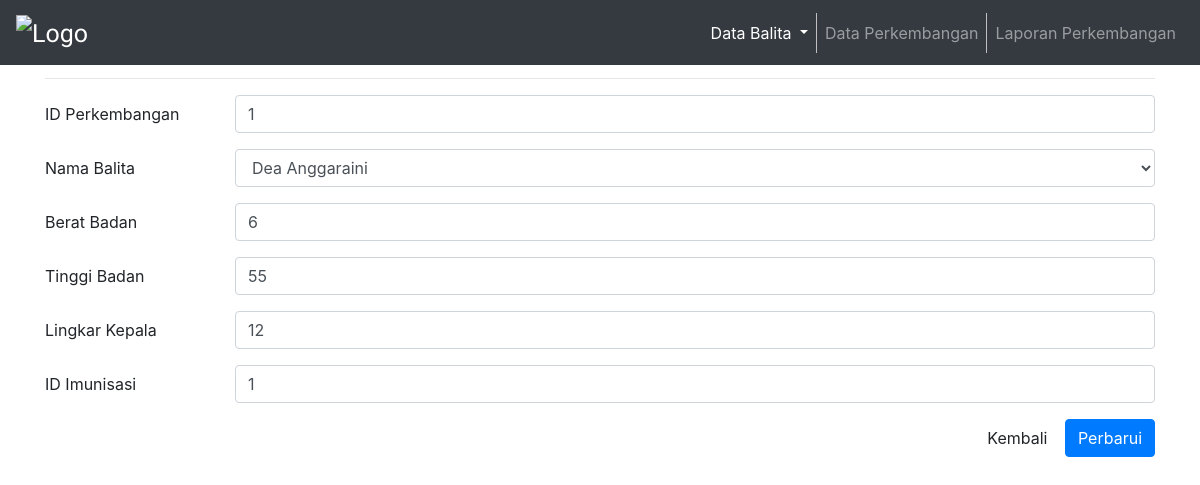
Screenshot of /admin/proses/edit-perkembangan.php?idperkembangan=1 with the database file from the repository.
### tables this page shows
CREATE TABLE `perkembangan` (
  `idperkembangan` int(5) NOT NULL,
  `idbalita` int(5) NOT NULL,
  `berat_badan` double NOT NULL,
  `tinggi_badan` double NOT NULL,
  `lingkar_kepala` double NOT NULL,
  `id_imunisasi` int(5) NOT NULL,
  `lingkar_perut` double NOT NULL
);

### admin/proses/edit-perkembangan.php (the view, shortened to what this page needs)
<?php
	include('../koneksi.php');
?>
<!DOCTYPE html>
<html lang="en">
<head>
    <link rel="stylesheet" href="https://maxcdn.bootstrapcdn.com/bootstrap/4.5.2/css/bootstrap.min.css">
    <link rel="stylesheet" href="https://cdnjs.cloudflare.com/ajax/libs/font-awesome/4.7.0/css/font-awesome.min.css">
</head>
<body>
    <nav class="navbar navbar-expand-md bg-dark navbar-dark fixed-top">
        <a class="navbar-brand">
            <img src="http://indihealth.com/indihealthcom/assets/images/products/5acf891ba61c4.png" alt="Logo"
                style="width:150px;"></a>
        <div class="collapse navbar-collapse" id="collapsibleNavbar">
            <ul class="navbar-nav ml-auto">
                <li class="nav-item dropdown active">
                    <a class="nav-link dropdown-toggle" href="#" id="navbarDropdown" role="button"
                        data-toggle="dropdown" aria-haspopup="true" aria-expanded="false">
                        Data Balita
                    </a>
                </li>
                <li class="nav-item">
                    <a class="nav-link" href="../index-perkembangan.php">Data Perkembangan</a>
                </li>
                <li class="nav-item">
                    <a class="nav-link" href="../laporan-perkembangan.php">Laporan Perkembangan</a>
                </li>
            </ul>
        </div>
    </nav>
    <br>
    <div class="container">
        <h2>Edit Data Perkembangan Balita</h2>
        <hr>
        <?php
		if(isset($_GET['idperkembangan'])){
			$idperkembangan = $_GET['idperkembangan'];
			$select = mysqli_query($koneksi, "SELECT * FROM perkembangan WHERE idperkembangan='$idperkembangan'") or die(mysqli_error($koneksi));
			if(mysqli_num_rows($select) == 0){
				echo '<div class="alert alert-warning">ID tidak ada dalam database.</div>';
				exit();
			}else{
				$data = mysqli_fetch_assoc($select);
			}
		}
		?>
        <form action="edit-perkembangan.php?idperkembangan=<?php echo $idperkembangan; ?>" method="post"
            autocomplete="off">
            <div class="form-group row">
                <label class="col-sm-2 col-form-label">ID Perkembangan</label>
                <div class="col-sm-10">
                    <input type="text" name="idperkembangan" class="form-control"
                        value="<?php echo $data['idperkembangan']; ?>" required>
                </div>
            </div>
            <div class="form-group row">
                <label class="col-sm-2 col-form-label">Nama Balita</label>
                <div class="col-sm-10">
                    <select id="idbalita" class="form-control" name="idbalita">
                        <?php
							$sql = mysqli_query($koneksi,"SELECT * FROM balita");
							while ($result = mysqli_fetch_array($sql)) {
						?>
                        <option value="<?php echo $result['idbalita'] ?>"><?php echo $result['nama_balita'] ?></option>
                        <?php } ?>
                    </select>
                </div>
            </div>
            <div class="form-group row">
                <label class="col-sm-2 col-form-label">Berat Badan</label>
                <div class="col-sm-10">
                    <input type="text" name="berat_badan" class="form-control"
                        value="<?php echo $data['berat_badan']; ?>" required>
                </div>
            </div>
            <div class="form-group row">
                <label class="col-sm-2 col-form-label">Tinggi Badan</label>
                <div class="col-sm-10">
                    <input type="text" name="tinggi_badan" class="form-control"
                        value="<?php echo $data['tinggi_badan']; ?>" required>
                </div>
            </div>
            <div class="form-group row">
                <label class="col-sm-2 col-form-label">Lingkar Kepala</label>
                <div class="col-sm-10">
                    <input type="text" name="lingkar_kepala" class="form-control"
                        value="<?php echo $data['lingkar_kepala']; ?>" required>
                </div>
            </div>
            <div class="form-group row">
                <label class="col-sm-2 col-form-label">ID Imunisasi</label>
                <div class="col-sm-10">
                    <input type="text" name="id_imunisasi" class="form-control"
                        value="<?php echo $data['id_imunisasi']; ?>" required>
                </div>
            </div>
            <div class="form-group text-right">
                <a href="../index-perkembangan.php" class="btn btn-default">Kembali</a>
                <button type="submit" name="submit" class="btn btn-primary">Perbarui</button>
            </div>
        </form>
    </div>
</body>
</html>

### admin/proses/edit-perkembangan.php (style rules this page uses)
.navbar-nav .nav-item:not(:last-child) { border-right: 1px solid silver; }
.navbar-brand { font-family: 'Roboto', sans-serif; font-size: 25px; margin: 0px; }

### rows the page displays
perkembangan: idperkembangan "1", berat_badan "6", tinggi_badan "55", lingkar_kepala "12", id_imunisasi "1"

### other values shown
form field idbalita "Dea Anggaraini"
